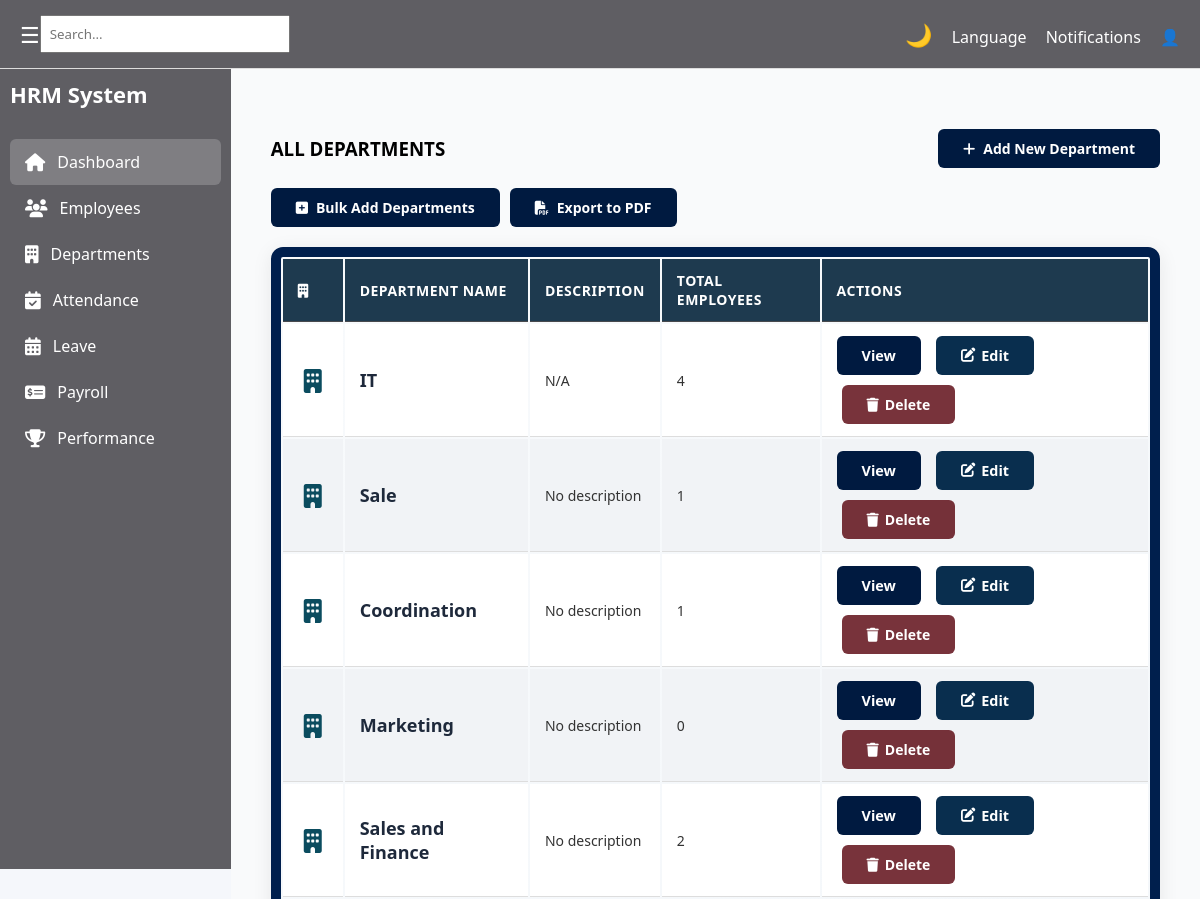
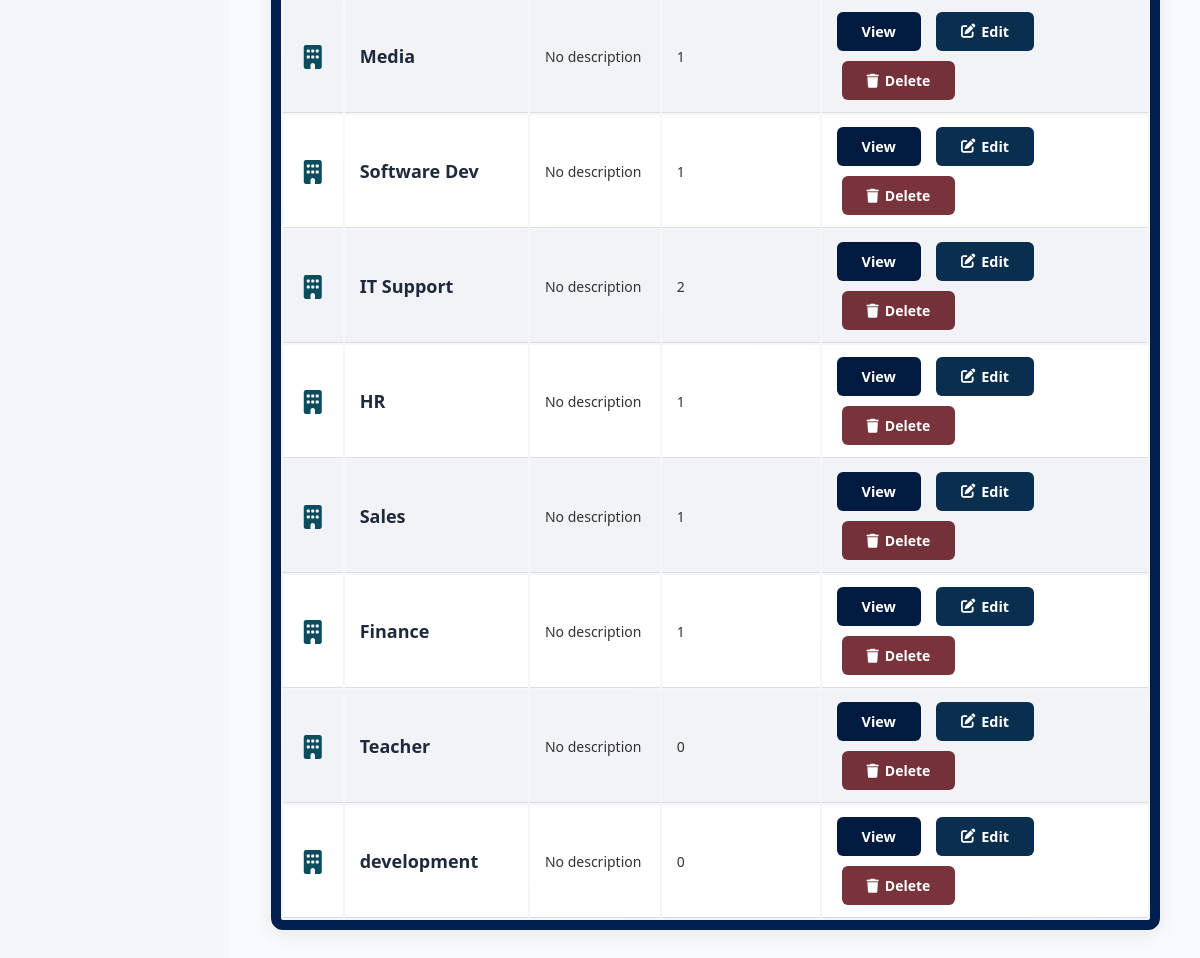
/hr/departments/, run on the app's committed database (2 pictures, top to bottom).
### hr/models.py (models this page shows, shortened)
class Department(models.Model):
    name = models.CharField(max_length=100)
    description = models.TextField(blank=True)

### hr/views.py (the view)
# urls.py: path('departments/', DepartmentsView.as_view(), name='department_list'),
class DepartmentsView(View):
    def get(self, request):
        departments = Department.objects.prefetch_related('employee_set').all()
        context = {
            'departments': departments,
        }
        return render(request, 'hr/pages/departments.html', context)

### hr/templates/hr/pages/departments.html (shortened to what this page needs)
{% extends "hr/base/base.html" %}
{% load static %}
{% block content %}
<section class="content">
    <section class="content">
    <div class="table-header">
        <h1>ALL DEPARTMENTS</h1>
        <a href="{% url 'department_create' %}" class="btn btn-success btn-lg">
            <i class="fas fa-plus"></i> Add New Department</a></div>
              <div class="btn-group">
        <a href="{% url 'department_bulk_create' %}" class="btn btn-success btn-lg">
            <i class="fas fa-plus-square"></i> Bulk Add Departments
        </a>
        <div class="btn-group">
    <a href="{% url 'department_export_pdf' %}" class="btn btn-primary btn-lg">
        <i class="fas fa-file-pdf"></i> Export to PDF</a>
</div>
    </div>
    <div class="department-table">
        <table>
            <thead>
                <tr>
                    <th><i class="fas fa-building"></i></th>
                    <th>Department Name</th>
                    <th>Description</th>
                    <th>Total Employees</th>
                    <th>Actions</th>
                </tr>
            </thead>
            <tbody>
                {% for department in departments %}
                <tr>
                    <td class="dept-icon"><i class="fas fa-building"></i></td>
                    <td data-label="Name">
                        <h3>{{ department.name }}</h3>
                    </td>
                    <td data-label="Description">
                        {{ department.description|default:"No description" }}
                    </td>
                    <td data-label="Employees">
                        {{ department.employee_set.count }}
                    </td>
                    <td data-label="Actions">
    <div class="btn-group">
    <a href="{% url 'employees' %}?department={{ department.id }}" class="btn btn-view"></i> View
    </a>
    <a href="{% url 'department_update' department.pk %}" class="btn btn-edit">
        <i class="fas fa-edit"></i> Edit
    </a>
    <a href="{% url 'department_delete' department.pk %}" class="btn btn-delete" onclick="return confirm('Are you sure you want to delete {{ department.name }}? This cannot be undone.')">
        <i class="fas fa-trash"></i> Delete
    </a>
</div>
</td>
                </tr>
                {% empty %}
                <tr>
                    <td colspan="4" class="empty-state">
                        No departments yet. Add your first department from admin panel.
                    </td>
                </tr>
                {% endfor %}
            </tbody>
        </table>
    </div>
</section>
{% endblock %}

### hr/static/hr/css/global.css (style rules this page uses)
* { margin: 0; padding: 0; box-sizing: border-box; font-family: "Segoe UI", sans-serif; }
body { background: white; transition: background 0.3s, color 0.3s; }
.content { padding: 25px; color: #000; }
.content h1, .content p, .content .card, .content .box { color: #000; }
.btn-view { background-color: #1f9d5a; color: #fff; border: none; padding: 6px 14px; font-size: 14px; border-radius: 5px; font-weight: 600; text-decoration: none; display: inline-flex; align-items: center; transition: background 0.3s; }
.department-table { width: 100%; border-collapse: separate; border-spacing: 0; border: 10px solid #001f4d; border-radius: 10px; overflow: hidden; box-shadow: 0 4px 12px rgba(0,0,0,0.1); font-family: "Segoe UI", sans-serif; }
.department-table thead { background-color: #001a40; color: #fff; }
.department-table thead th { padding: 12px 15px; text-align: left; font-weight: 600; border-bottom: 1px solid #47494d; }
.department-table tbody tr { background-color: #f9f9f9; transition: background 0.2s; }
.department-table tbody tr:nth-child(even) { background-color: #f1f3f6; }
.department-table tbody td { padding: 12px 15px; border-bottom: 1px solid #ddd; font-size: 14px; color: #333; }
.department-table .dept-icon { font-size: 20px; color: #001a40; width: 60px; text-align: center; }
.department-table tbody tr h3 { margin: 0; font-size: 16px; color: #001a40; font-weight: 600; }
.table-header { display: flex; justify-content: space-between; align-items: center; margin-bottom: 20px; gap: 10px; flex-wrap: wrap; }
.btn-group { display: flex; gap: 10px; flex-wrap: wrap; }
.btn-primary { padding: 12px 20px; background-color: #001a40; color: #fff; border: none; border-radius: 6px; font-weight: 600; text-decoration: none; display: inline-flex; align-items: center; gap: 8px; transition: all 0.3s ease; cursor: pointer; font-size: 14px; }
.btn-success { padding: 12px 20px; background-color: #001a40; color: #fff; border: none; border-radius: 6px; font-weight: 600; text-decoration: none; display: inline-flex; align-items: center; gap: 8px; transition: all 0.3s ease; cursor: pointer; font-size: 14px; text-transform: none; }
.btn-view { padding: 6px 12px; background-color: #001a40; color: #fff; border-radius: 6px; text-decoration: none; font-size: 0.9rem; transition: all 0.3s ease; font-weight: 500; }
.btn-edit { padding: 6px 12px; background-color: #28a745; color: #fff; border-radius: 6px; text-decoration: none; font-size: 0.9rem; transition: all 0.3s ease; margin-left: 5px; }
.btn-delete { padding: 6px 12px; background-color: #dc3545; color: #fff; border-radius: 6px; text-decoration: none; font-size: 0.9rem; transition: all 0.3s ease; margin-left: 5px; }
.btn { padding: 6px 10px; border: none; border-radius: 6px; cursor: pointer; }
body { margin: 0; font-family: "Segoe UI", sans-serif; height: 100vh; }
.btn-edit { background-color: #001a40; color: #fff; border: none; padding: 6px 14px; font-size: 14px; border-radius: 5px; font-weight: 600; text-decoration: none; display: inline-flex; align-items: center; transition: background 0.3s; }
.btn-edit i { margin-right: 6px; }
.btn-delete { background-color: #5a060fd0; color: #fff; border: none; padding: 6px 14px; font-size: 14px; border-radius: 5px; font-weight: 600; text-decoration: none; display: inline-flex; align-items: center; margin-left: 5px; transition: background 0.3s; }
.btn-delete i { margin-right: 6px; }

### hr/static/hr/css/attendance.css (style rules this page uses)
.btn-edit { padding: 6px 12px; background-color: #092e4e; color: #fff; border-radius: 6px; text-decoration: none; font-size: 0.9rem; transition: background 0.3s ease; }
.btn-primary { background-color:#001a40; color:white; border:none; cursor:pointer; font-weight:600; }
.btn { padding: 10px 25px; border-radius: 6px; font-weight: 600; text-decoration: none; cursor: pointer; transition: 0.3s; }
.btn-primary { background-color: #001a40; color: #fff; border: none; }
h3 { margin-bottom: 20px; }

### hr/static/hr/css/performance.css (style rules this page uses)
.content { padding: 20px; }
.content { padding: 30px 20px; font-family: 'Segoe UI', Tahoma, Geneva, Verdana, sans-serif; color: #111827; background: #f9fafb; }

### hr/static/hr/css/apply_leave.css (style rules this page uses)
body { background-color: #f5f7fb; font-family: Arial, Helvetica, sans-serif; }

### data on the page
Department: name "IT", description "N/A", employee_set.count "4"
Department: name "Sale", description "No description", employee_set.count "1"
Department: name "Coordination", description "No description", employee_set.count "1"
Department: name "Marketing", description "No description", employee_set.count "0"
Department: name "Sales and Finance", description "No description", employee_set.count "2"
Department: name "Media", description "No description", employee_set.count "1"
Department: name "Software Dev", description "No description", employee_set.count "1"
Department: name "IT Support", description "No description", employee_set.count "2"
Department: name "HR", description "No description", employee_set.count "1"
Department: name "Sales", description "No description", employee_set.count "1"
Department: name "Finance", description "No description", employee_set.count "1"
Department: name "Teacher", description "No description", employee_set.count "0"
Department: name "development", description "No description", employee_set.count "0"
